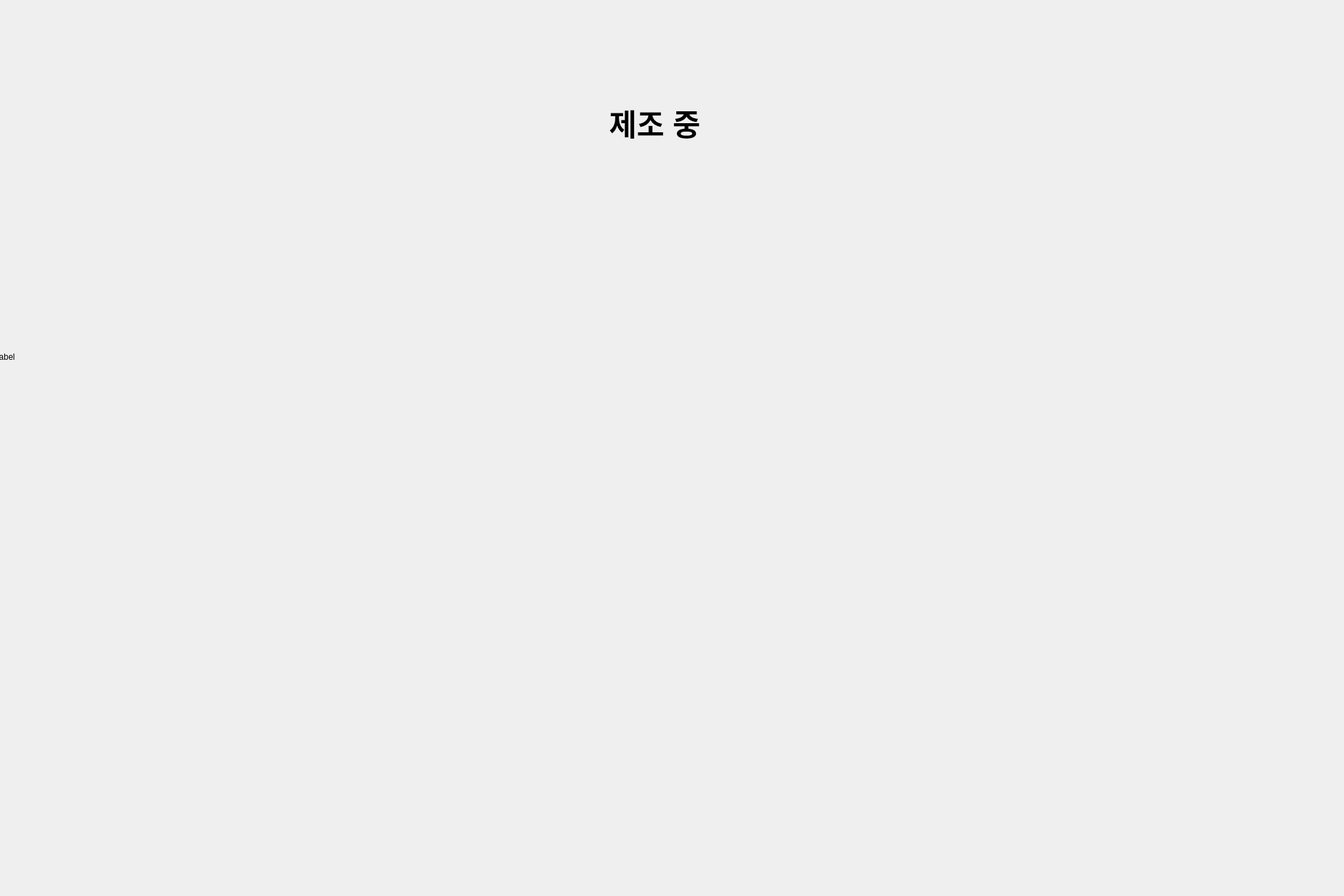
<?xml version="1.0" encoding="UTF-8"?>
<ui version="4.0">
 <class>Dialog</class>
 <widget class="QDialog" name="Dialog">
  <property name="geometry">
   <rect>
    <x>0</x>
    <y>0</y>
    <width>1920</width>
    <height>1280</height>
   </rect>
  </property>
  <property name="windowTitle">
   <string>Dialog</string>
  </property>
  <property name="styleSheet">
   <string notr="true">QPushButton {
    border: 2px solid #1E90FF;  /* 테두리 색상: DodgerBlue */
    border-radius: 10px;        /* 둥근 테두리 */
    padding: 5px;               /* 버튼 내부 여백 */
    background-color: #F0F8FF;  /* 배경 색상: AliceBlue */
}

QPushButton:hover {
    border: 2px solid #00BFFF;  /* 마우스 올렸을 때 테두리 색상: DeepSkyBlue */
    background-color: #E6F2FF;  /* 마우스 올렸을 때 배경 색상 */
}
</string>
  </property>
  <widget class="QLabel" name="label">
   <property name="geometry">
    <rect>
     <x>870</x>
     <y>150</y>
     <width>161</width>
     <height>51</height>
    </rect>
   </property>
   <property name="font">
    <font>
     <pointsize>32</pointsize>
     <weight>75</weight>
     <bold>true</bold>
    </font>
   </property>
   <property name="text">
    <string>제조 중</string>
   </property>
  </widget>
  <widget class="QLabel" name="label_pic">
   <property name="geometry">
    <rect>
     <x>810</x>
     <y>240</y>
     <width>521</width>
     <height>441</height>
    </rect>
   </property>
   <property name="font">
    <font>
     <pointsize>32</pointsize>
    </font>
   </property>
   <property name="text">
    <string/>
   </property>
  </widget>
  <widget class="QLabel" name="label_3">
   <property name="geometry">
    <rect>
     <x>-30</x>
     <y>-30</y>
     <width>1920</width>
     <height>1080</height>
    </rect>
   </property>
   <property name="text">
    <string>TextLabel</string>
   </property>
  </widget>
  <zorder>label_3</zorder>
  <zorder>label</zorder>
  <zorder>label_pic</zorder>
 </widget>
 <resources/>
 <connections/>
</ui>
